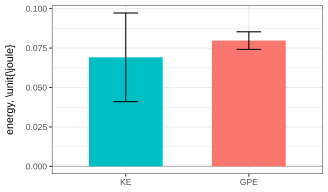

This chart was generated by the following R code:
library(ggplot2)
library(dplyr)
library(tidyr)

raw <- read.csv('fig8.csv',header=TRUE)
data <- tibble(raw)
m = 0.0055
g = 9.81

data <- mutate(data,
     KE = 1/2*m*v_ms^2,
     GPE = m*g*h_m)

print(summarize(data,
	meanKE = mean(KE),
	sdKE = sd(KE),
	meanGPE = mean(GPE),
	sdGPE = sd(GPE)))

longer <- data %>%
       select(KE, GPE, trial) %>%
       pivot_longer(
	cols=c(KE,GPE),
	values_to='E'
	)

fig8 <- ggplot(longer,aes(x=name,y=E,fill=name))+
     geom_hline(yintercept=0,color='gray70')+
     stat_summary(fun=mean,geom="bar",width=0.6)+
     stat_summary(fun.data = mean_sdl, fun.args=list(mult=1),
     			   geom="errorbar",width=0.2)+
     theme_bw(base_size=8)+
     scale_x_discrete(limits=c("KE","GPE"),labels=c('KE','GPE'))+
     ylab('energy, \\unit{\\joule}')+
     theme(legend.position="none",
	axis.title.x=element_blank(),
	axis.title.y=element_text(margin=margin(t=0,r=8,b=0,l=0)))
ggsave('fig8.svg',plot=fig8,width=3.4167,height=2,units="in")
